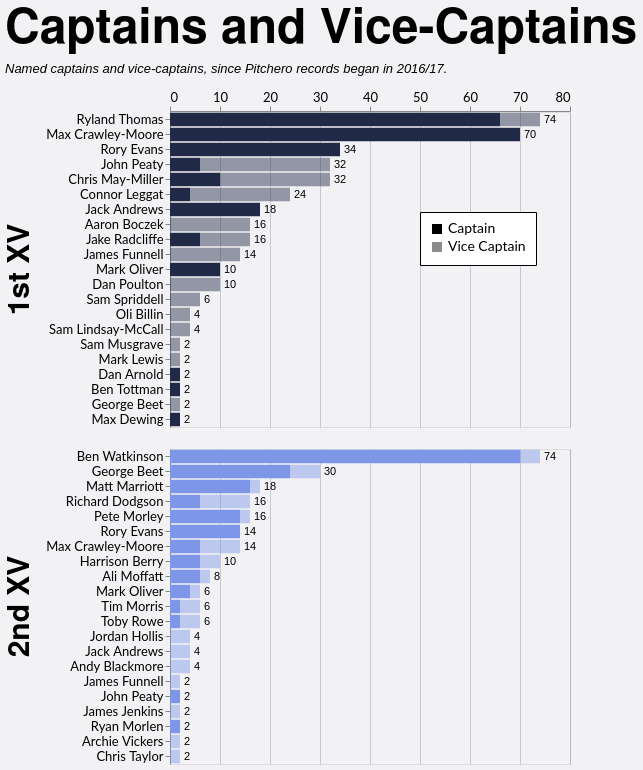

Here is the Vega-Lite specification saved for this chart:
### Vega-Lite specification from a JSON file in a GitHub repository (floating-point values rounded to 4 significant figures; data arrays with more than 128 entries replaced by an {"elided": "..."} marker saying what was removed)
{"config": {"axis": {"labelFont": "Lato, sans-serif", "titleFont": "PT Sans Narrow, Helvetica Neue, Helvetica, Arial, sans-serif", "labelFontSize": 13, "titleFontSize": 24, "gridColor": "#202947", "gridOpacity": 0.2}, "header": {"labelFont": "PT Sans Narrow, Helvetica Neue, Helvetica, Arial, sans-serif", "titleFont": "PT Sans Narrow, Helvetica Neue, Helvetica, Arial, sans-serif", "labelFontSize": 24, "titleFontSize": 28, "labelFontWeight": "bold", "orient": "left"}, "legend": {"labelFont": "Lato, sans-serif", "titleFont": "PT Sans Narrow, Helvetica Neue, Helvetica, Arial, sans-serif", "labelFontSize": 14, "titleFontSize": 16, "titlePadding": 5, "fillColor": "white", "strokeColor": "black", "padding": 10, "titleFontWeight": "lighter", "titleFontStyle": "italic", "titleColor": "gray", "offset": 10}, "title": {"font": "PT Sans Narrow, Helvetica Neue, Helvetica, Arial, sans-serif", "fontSize": 48, "fontWeight": "bold", "anchor": "start", "align": "center", "titlePadding": 20, "subtitlePadding": 10, "subtitleFontSize": 13, "subtitleColor": "", "subtitleFontStyle": "italic", "offset": 15, "color": "black"}, "axisX": {"labelAngle": 0}, "facet": {"title": null, "header": null, "align": {"row": "each", "column": "each"}}, "resolve": {"scale": {"y": "independent", "facet": "independent"}}, "background": "#f2f1f4"}, "data": {"name": "data-476fda3e8e4fe2efe3760a625dabe5af"}, "facet": {"row": {"field": "squad", "header": {"labelExpr": "datum.value + ' XV'", "labelFontSize": 30, "title": null}, "sort": ["1st", "2nd"], "title": null, "type": "nominal"}}, "spec": {"layer": [{"mark": {"type": "bar"}, "encoding": {"color": {"field": "squad", "legend": null, "scale": {"domain": ["1st", "2nd"], "range": ["#202946", "#7d96e8"]}, "sort": ["1st", "2nd"], "type": "nominal"}, "opacity": {"field": "role", "legend": {"legendX": 250, "legendY": 100, "orient": "none", "title": null}, "scale": {"domain": ["Captain", "Vice Captain"], "range": [1.0, 0.45]}, "sort": ["Captain", "Vice Captain"], "type": "nominal"}, "order": {"field": "stack_order", "sort": "ascending", "type": "quantitative"}, "tooltip": [{"field": "player", "title": "Player", "type": "nominal"}, {"field": "squad", "title": "Squad", "type": "nominal"}, {"field": "role", "title": "Role", "type": "nominal"}, {"field": "games_agg", "title": "Games", "type": "quantitative"}], "x": {"axis": {"orient": "top", "title": null}, "field": "x0", "type": "quantitative"}, "x2": {"field": "x2"}, "y": {"field": "player", "sort": {"field": "sort_total", "order": "descending"}, "title": null, "type": "nominal"}}, "transform": [{"aggregate": [{"op": "sum", "field": "games", "as": "games_agg"}, {"op": "max", "field": "sort_total", "as": "sort_total"}], "groupby": ["player", "squad", "role", "stack_order"]}, {"window": [{"op": "sum", "field": "games_agg", "as": "x2"}], "frame": [null, 0], "groupby": ["player", "squad"], "sort": [{"field": "stack_order", "order": "ascending"}]}, {"calculate": "datum.x2 - datum.games_agg", "as": "x0"}]}, {"mark": {"type": "text", "align": "left", "baseline": "middle", "color": "black", "dx": 4, "fontSize": 11}, "encoding": {"text": {"field": "total_games", "format": ".0f", "type": "quantitative"}, "x": {"axis": {"orient": "top", "title": null}, "field": "total_games", "type": "quantitative"}, "y": {"field": "player", "sort": {"field": "sort_total", "order": "descending"}, "title": null, "type": "nominal"}}, "transform": [{"aggregate": [{"op": "sum", "field": "games", "as": "total_games"}, {"op": "max", "field": "sort_total", "as": "sort_total"}], "groupby": ["player", "squad"]}]}], "height": {"step": 15}, "width": 400}, "resolve": {"scale": {"y": "independent"}}, "title": {"text": "Captains and Vice-Captains", "subtitle": "Named captains and vice-captains, since Pitchero records began in 2016/17."}, "$schema": "https://vega.github.io/schema/vega-lite/v5.20.1.json", "datasets": {"data-476fda3e8e4fe2efe3760a625dabe5af": {"elided": "197 records"}}}
